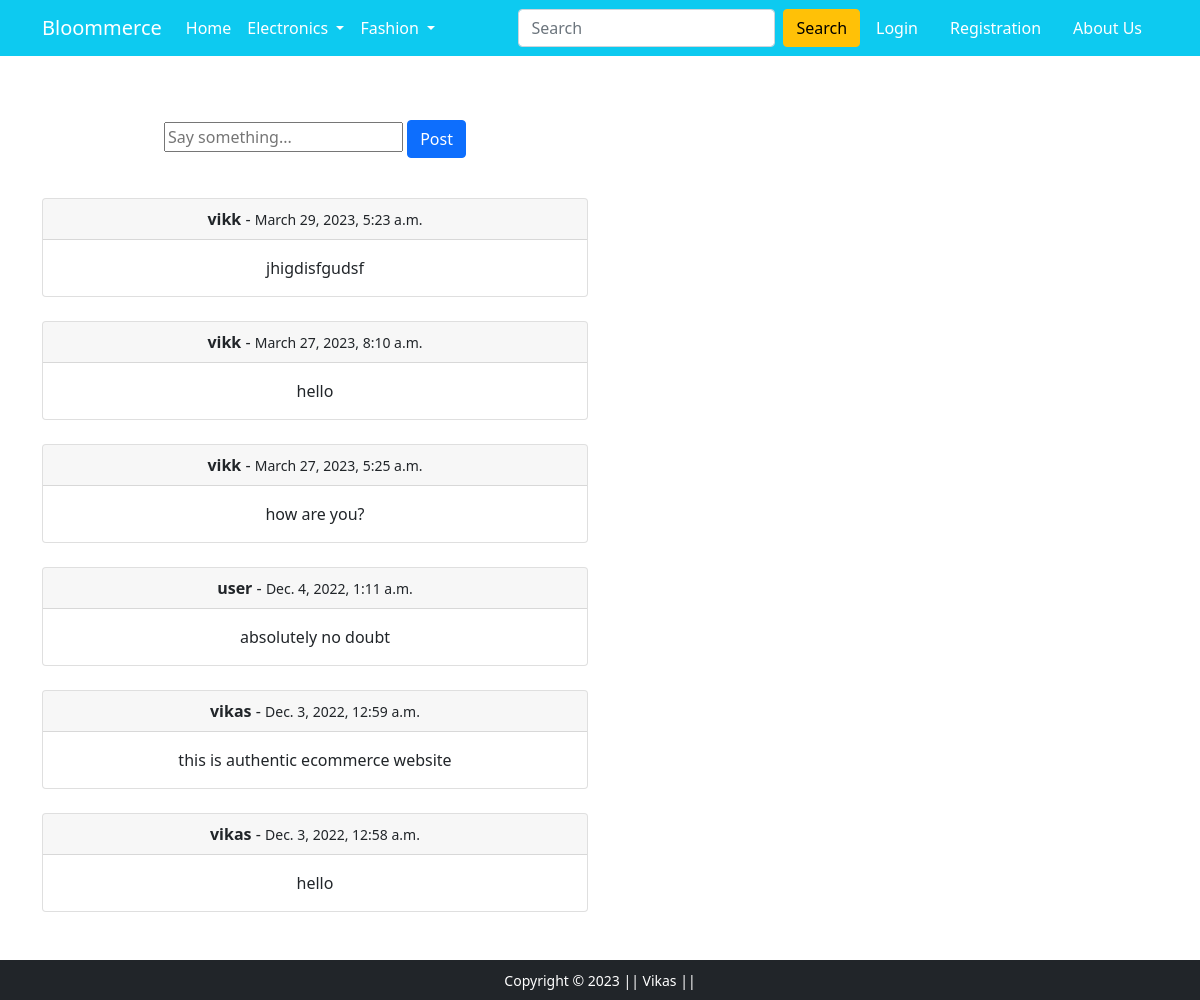
/comment/, run on the app's committed database.
### app/models.py (models this page shows)
class Comment(models.Model):
    body = models.TextField()
    author = models.ForeignKey(User, on_delete=models.CASCADE)
    created_on = models.DateTimeField(auto_now_add=True)

### app/views.py (the view, shortened to what this page needs)
# urls.py: path('comment/', views.CommentView.as_view(), name='comment'),
class CommentView(View):
    def get(self, request, *args, **kwargs):
        total_item = 0
        comments = Comment.objects.all().order_by('-created_on')
        form = CommentForm()
        if request.user.is_authenticated:
            total_item = len(Cart.objects.filter(user=request.user))
        context = {
            'form':form,
            'comments':comments,
            'total_item':total_item
        }
        return render(request, 'app/comment.html', context)

### app/forms.py
class CommentForm(forms.ModelForm):
    body = forms.CharField(label='', widget=forms.TextInput(attrs={'row':'3', 'placeholder':'Say something...'}))
    class Meta:
        model = Comment
        fields = ['body']

### app/templates/app/comment.html (shortened to what this page needs)
{% extends 'app/base.html' %}
{% block main-content %}
<div class="container text-center my-5">
    <div class="row">
        <div class="col-md-6 col-sm-5 justify-content-center">
            <form action="" method="post">
                {{form}}
                <input type="submit" class="btn btn-primary my-3" value="Post">
            </form>
            {% for comment in comments %}
            <div class="card mt-4">
                <div class="card-header">
                 <strong>{{ comment.author }}</strong> - <small>{{ comment.created_on }}</small>
                </div>
                <div class="card-body">
                  <p class="card-text">{{ comment.body }}</p>
                </div>
              </div>
            {% endfor %}
        </div>
    </div>
</div>
{% endblock main-content %}

### data on the page
Comment: author "vikk", created_on "March 29, 2023, 5:23 a.m.", body "jhigdisfgudsf"
Comment: author "vikk", created_on "March 27, 2023, 8:10 a.m.", body "hello"
Comment: author "vikk", created_on "March 27, 2023, 5:25 a.m.", body "how are you?"
Comment: author "user", created_on "Dec. 4, 2022, 1:11 a.m.", body "absolutely no doubt"
Comment: author "vikas", created_on "Dec. 3, 2022, 12:59 a.m.", body "this is authentic ecommerce website"
Comment: author "vikas", created_on "Dec. 3, 2022, 12:58 a.m.", body "hello"
